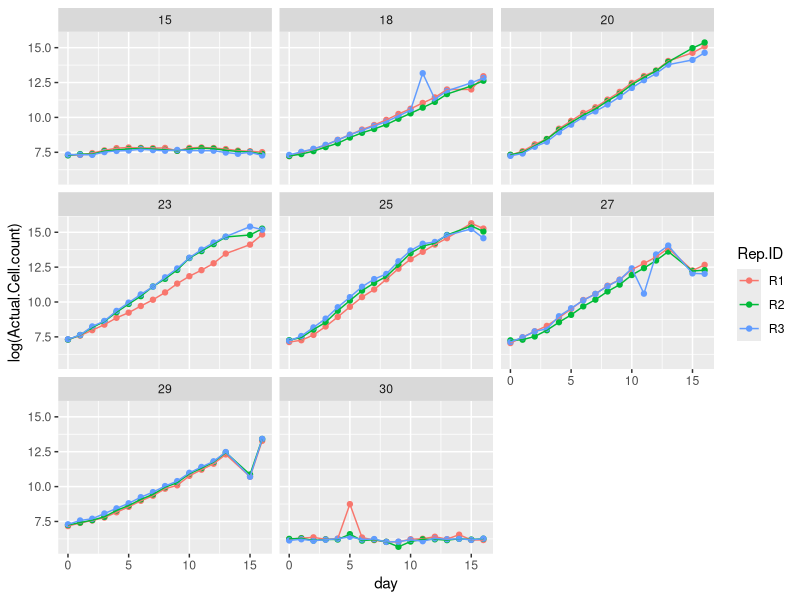
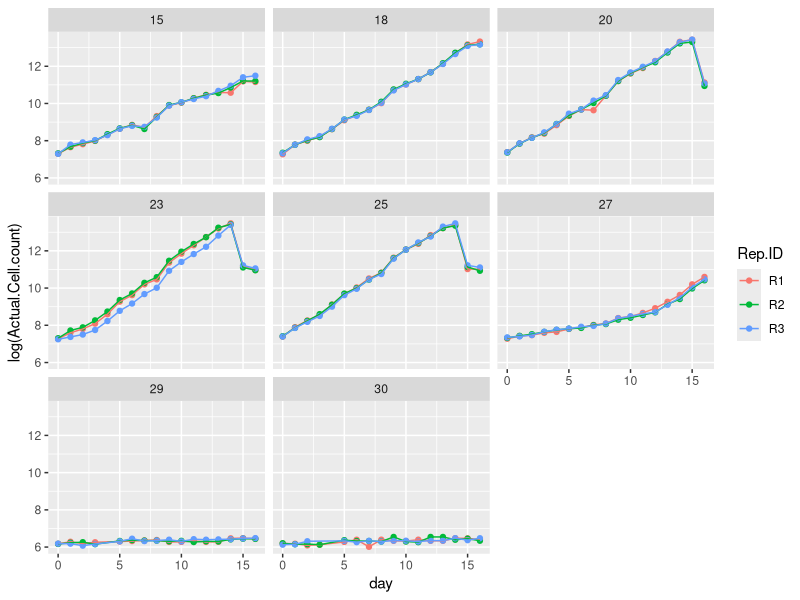

Generate these figures, in order, with R: (Note: this script raises an error after producing the figures.)
library(ggplot2)
library(dplyr)

#####getting data ready#####
#read in data
b_tpc <- read.csv("Pc_B_TPC.csv", sep=",", as.is=TRUE, header=TRUE)
d_tpc <- read.csv("Pc_D_TPC.csv", sep=",", as.is=TRUE, header=TRUE)

#cut extra rows from b_tpc
b_tpc <- b_tpc[1:408,]

#get rid of ones not numbers in d_tpc and make numeric
d_tpc <- d_tpc[-which(d_tpc$Actual.Cell.count=="#VALUE!"),]
d_tpc$Actual.Cell.count <- as.numeric(d_tpc$Actual.Cell.count)

#extract date information
b_tpc$Date <- NA
for (i in 1:length(b_tpc$File.ID)){
  b_tpc$Date[i] <- strsplit(b_tpc$File.ID[i], "_")[[1]][4]
}

d_tpc$Date <- NA
for (i in 1:length(d_tpc$File.ID)){
  d_tpc$Date[i] <- strsplit(d_tpc$File.ID[i], "_")[[1]][4]
}

b_tpc$Date <- format(as.Date(b_tpc$Date, "%d%m%Y"), "20%y-%m-%d")
d_tpc$Date <- format(as.Date(d_tpc$Date, "%d%m%Y"), "20%y-%m-%d")

#convert to days since beginning
b_tpc$day <- as.numeric(round(difftime(b_tpc$Date, b_tpc$Date[1], units="days"), digits=0))
d_tpc$day <- as.numeric(round(difftime(d_tpc$Date, d_tpc$Date[1], units="days"), digits=0))

#convert treatment temps to numbers
d_tpc$Treatment <- sub("c","",d_tpc$Treatment)
d_tpc$Treatment <- as.numeric(d_tpc$Treatment)

b_tpc$Treatment <- sub("c","",b_tpc$Treatment)
b_tpc$Treatment <- as.numeric(b_tpc$Treatment)

#remove NAs from b_tpc
b_tpc <- b_tpc[-which(is.na(b_tpc$Actual.Cell.count)),]

#####plot growth curves######
ggplot(data=b_tpc, aes(x=day, y=log(Actual.Cell.count), col=Rep.ID))+
  geom_point()+
  geom_line(aes(group=Rep.ID))+
  facet_wrap(~Treatment)

ggplot(data=d_tpc, aes(x=day, y=log(Actual.Cell.count), col=Rep.ID))+
  geom_point()+
  geom_line(aes(group=Rep.ID))+
  facet_wrap(~Treatment)

#####cut to exponential phase - check this####
library(zoo)
sub1 <- subset(d_tpc, Treatment==27&Rep.ID=="R3")
a <- data.frame(x=sub1$day,
                y=log(sub1$Actual.Cell.count))
lines(loess(y~x, a))
f <- function (d) {
  m <- lm(y~x, as.data.frame(d))
  return(coef(m)[2])
}
co <- rollapply(a, 3, f, by.column=F)
co.cl <- kmeans(co, 3)
b.points <- which(co.cl$cluster == match(max(co.cl$centers), co.cl$centers))+2
b.points <- which(co.cl$cluster == 1)+2
RES <- a[b.points,]
plot(y~x, data=a)
points(RES,pch=15,col="red")
abline(lm(y~x,RES),col="blue")

mod <- lm(y~x, a)
plot(mod$residuals)
hist(mod$residuals)
qqnorm(mod$residuals)
boxplot(mod$residuals)

mod <- lm(y~x, a)
plot(y~x, data=a)
abline(lm(y~x,a),col="blue")
max(abs(mod$residuals))
mod$residuals
a2 <- a[-15,]
mod <- lm(y~x, a2)
points(y~x, data=a2, col="red")
abline(lm(y~x,a2),col="blue")
max(abs(mod$residuals))
a3 <- a2[-15,]
mod <- lm(y~x, a3)
points(y~x, data=a3, col="purple")
abline(lm(y~x,a3),col="purple")
max(abs(mod$residuals))
a4 <- a3[-12,]
mod <- lm(y~x, a4)
points(y~x, data=a4, col="green")
abline(lm(y~x,a4),col="green")
max(abs(mod$residuals))






#' not working right now


a <- data.frame(x=c(0, 30, 60, 90, 120, 150, 180, 210, 240, 270, 300, 330, 360),
                y=c(2.175, 2.134, 2.189, 2.141, 2.854, 3.331, 3.642, 4.333, 4.987, 5.093, 4.943, 5.198, 4.804))
f <- function (d) {
  m <- lm(y~x, as.data.frame(d))
  return(coef(m)[2])
}
co <- rollapply(a, 3, f, by.column=F)
co.cl <- kmeans(co, 2)
b.points <- which(co.cl$cluster == match(max(co.cl$centers), co.cl$centers))+1
RES <- a[b.points,]
plot(a)
points(RES,pch=15,col="red")
abline(lm(y~x,RES),col="blue")

#####fit lines####
#basic regression line - by replicate
#for b
rep <- c()
temp <- c()
int <- c()
sl <- c()
for (i in unique(b_tpc$Treatment)){
  sub <- subset(b_tpc, Treatment==i)
  for (j in unique(sub$Rep.ID)){
    sub2 <- subset(sub, Rep.ID==j)
    mod <- lm(log(Actual.Cell.count)~day, sub2)
    int <- c(int, mod$coefficients[1])
    sl <- c(sl, mod$coefficients[2])
    rep <- c(rep, j)
    temp <- c(temp, i)
  }
}

b_gr <- data.frame(temp, rep, int, sl)
names(b_gr) <- c("Treatment","Rep.ID","int","sl")

p <- ggplot(data=b_tpc, aes(x=day, y=log(Actual.Cell.count), col=Rep.ID))+
  geom_point()+
  geom_line(aes(group=Rep.ID))+
  facet_wrap(~Treatment)
p
p + geom_abline(data=b_gr, aes(slope=sl, intercept=int, col=Rep.ID))

#for d
rep <- c()
temp <- c()
int <- c()
sl <- c()
for (i in unique(d_tpc$Treatment)){
  sub <- subset(d_tpc, Treatment==i)
  for (j in unique(sub$Rep.ID)){
    sub2 <- subset(sub, Rep.ID==j)
    mod <- lm(log(Actual.Cell.count)~day, sub2)
    int <- c(int, mod$coefficients[1])
    sl <- c(sl, mod$coefficients[2])
    rep <- c(rep, j)
    temp <- c(temp, i)
  }
}

d_gr <- data.frame(temp, rep, int, sl)
names(d_gr) <- c("Treatment","Rep.ID","int","sl")

p <- ggplot(data=d_tpc, aes(x=day, y=log(Actual.Cell.count), col=Rep.ID))+
  geom_point()+
  geom_line(aes(group=Rep.ID))+
  facet_wrap(~Treatment)
p
p + geom_abline(data=d_gr, aes(slope=sl, intercept=int, col=Rep.ID))

#cut last 2 days for 20, 23 and 25
##FIND REASON FOR THIS!!!!
d_tpc_cut <- d_tpc[!(d_tpc$Treatment%in%c(20,23,25)&d_tpc$day%in%c(15,16)),]

rep <- c()
temp <- c()
int <- c()
sl <- c()
for (i in unique(d_tpc_cut$Treatment)){
  sub <- subset(d_tpc_cut, Treatment==i)
  for (j in unique(sub$Rep.ID)){
    sub2 <- subset(sub, Rep.ID==j)
    mod <- lm(log(Actual.Cell.count)~day, sub2)
    int <- c(int, mod$coefficients[1])
    sl <- c(sl, mod$coefficients[2])
    rep <- c(rep, j)
    temp <- c(temp, i)
  }
}

d_gr_cut <- data.frame(temp, rep, int, sl)
names(d_gr_cut) <- c("Treatment","Rep.ID","int","sl")

p <- ggplot(data=d_tpc_cut, aes(x=day, y=log(Actual.Cell.count), col=Rep.ID))+
  geom_point()+
  geom_line(aes(group=Rep.ID))+
  facet_wrap(~Treatment)
p
p + geom_abline(data=d_gr_cut, aes(slope=sl, intercept=int, col=Rep.ID))

######plot tpcs#####
#b
#find means and variance
b_gr_summary <- b_gr %>% group_by(Treatment) %>%summarise_at(vars(sl), list(avg=mean, sd=sd))
#plot
ggplot(b_gr_summary, aes(x=Treatment, y=avg)) +
  geom_errorbar(aes(ymin=avg-sd, ymax=avg+sd), width=.1) +
  geom_line() +
  geom_point() +
  geom_point(aes(x=23, y=0.525), color="#2BCC41") +
  geom_point(aes(x=29, y=0.362), color="red")


#d
#find means and variance
d_gr_summary <- d_gr %>% group_by(Treatment) %>%summarise_at(vars(sl), list(avg=mean, sd=sd))
#plot
ggplot(d_gr_summary, aes(x=Treatment, y=avg)) +
  geom_errorbar(aes(ymin=avg-sd, ymax=avg+sd), width=.1) +
  geom_line() +
  geom_point() +
  geom_point(aes(x=23, y=0.356), color="#2BCC41") +
  geom_point(aes(x=27, y=0.176), color="red")

#d with points removed
#find means and variance
d_gr_cut_summary <- d_gr_cut %>% group_by(Treatment) %>%summarise_at(vars(sl), list(avg=mean, sd=sd))
#plot
ggplot(d_gr_cut_summary, aes(x=Treatment, y=avg)) +
  geom_errorbar(aes(ymin=avg-sd, ymax=avg+sd), width=.1) +
  geom_line() +
  geom_point() +
  geom_point(aes(x=23, y=0.470), color="#2BCC41") +
  geom_point(aes(x=27, y=0.176), color="red")
